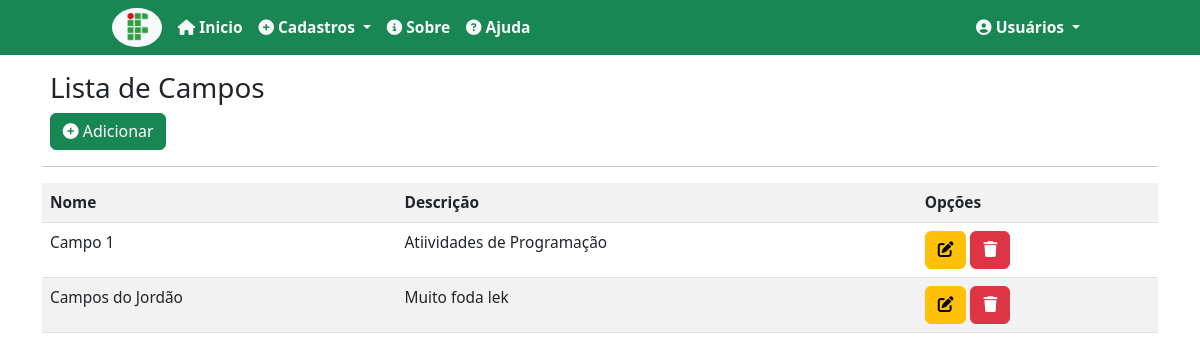
The app's page /campos/, older data.
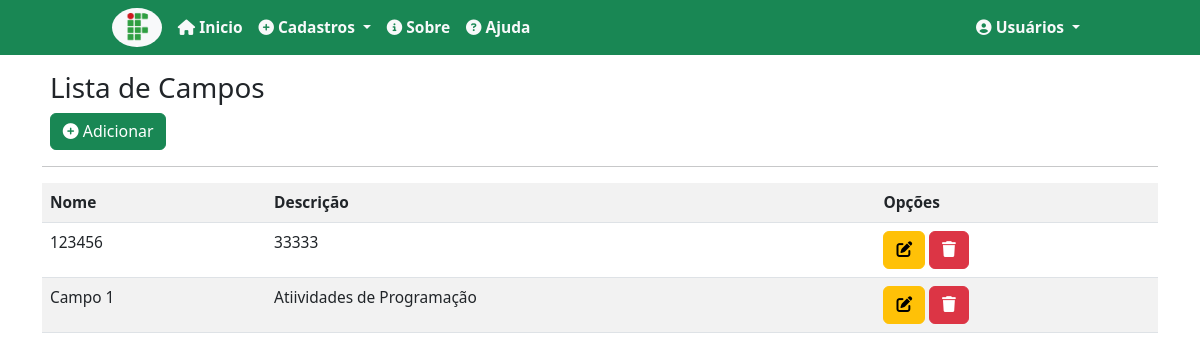
The same page, newer data.
### records/models.py (models this page shows, shortened)
class Field(models.Model):
    name = models.CharField(max_length=50, verbose_name='Nome')
    description = models.CharField(max_length=150, verbose_name='Descrição')
    class Meta:
        verbose_name = 'Campo'
        ordering = ['name']

### records/views.py (the view)
# urls.py: path('campos/', FieldList.as_view(), name='list-field'),
class FieldList(ListView):
    model = Field
    template_name = 'records/lists/field.html'

### records/templates/records/lists/field.html (shortened to what this page needs)
{% extends 'pages/base.html' %}
{% load static %}
{% block content %}
    <div class="m-2">
        <h3>Lista de Campos</h3>
        <a class="btn btn-success" href="{% url 'add-field'%}"><i class="fa-solid fa-circle-plus"></i> Adicionar</a>
    </div>
    <hr>
    <div class="table-responsive">
        <table class="table table-striped">
            <th>
                Nome
            </th>
            <th>
                Descrição
            </th>
            <th>
                Opções
            </th>
            {% for field in object_list %}
            <tr>
               <td>
                    {{field.name}}
               </td>
               <td>
                    {{ field.description}}
               </td>
               <td>
                    <a href="{% url 'edit-field' field.pk %}" class="btn btn-warning"> <i class="fa-solid fa-pen-to-square"></i></a>
                    <a href="{% url 'delete-field' field.pk %}" class="btn btn-danger"> <i class="fa-solid fa-trash"></i> </a>
               </td>
            </tr>
            {% empty %}
            <tr>
                <td colspan="3"> Não há nenhum registro até o momento </td>
            </tr>
            {% endfor %}
        </table>
    </div>
{% endblock%}

Row changes from the older to the newer data that the page shows:
removed Field: name "Campos do Jordão", description "Muito foda lek"
added Field: name "123456", description "33333"
